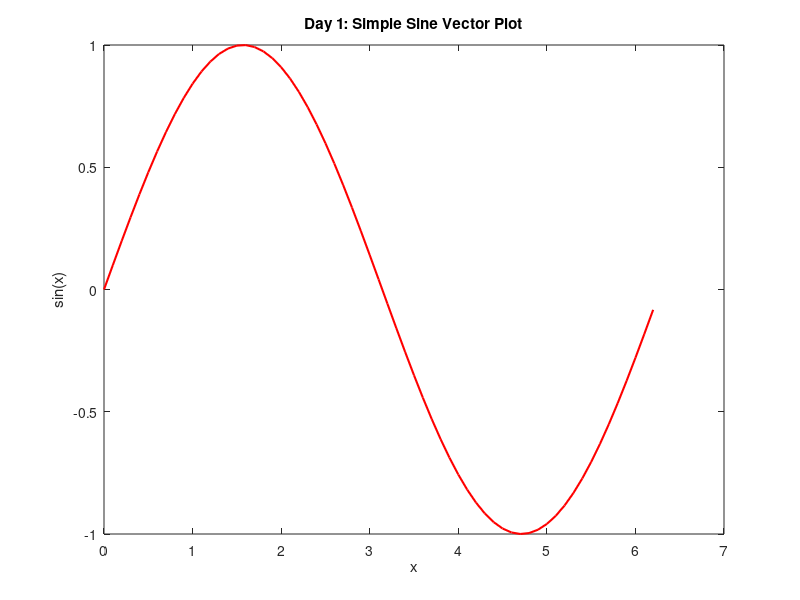

Write the MATLAB code that produced this figure.
%% Day 1 - Vectors in MATLAB
% Author: Hexadecimal-bot
% Part of 90 Days Learning Path

clc; clear; close all;

% Create a row vector
rowVec = 1:10;
disp('Row Vector:');
disp(rowVec);

% Create a column vector
colVec = (1:5)';
disp('Column Vector:');
disp(colVec);

% Plot simple vector
x = 0:0.1:2*pi;
y = sin(x);
plot(x, y, 'r', 'LineWidth', 1.5);
xlabel('x'); ylabel('sin(x)');
title('Day 1: Simple Sine Vector Plot');

% Save figure in same folder
outFile = fullfile(fileparts(mfilename('fullpath')), 'day01_vectors.png');
exportgraphics(gca, outFile, 'Resolution', 300);
disp(['✅ Day 1 complete. Plot saved at: ' outFile]);
